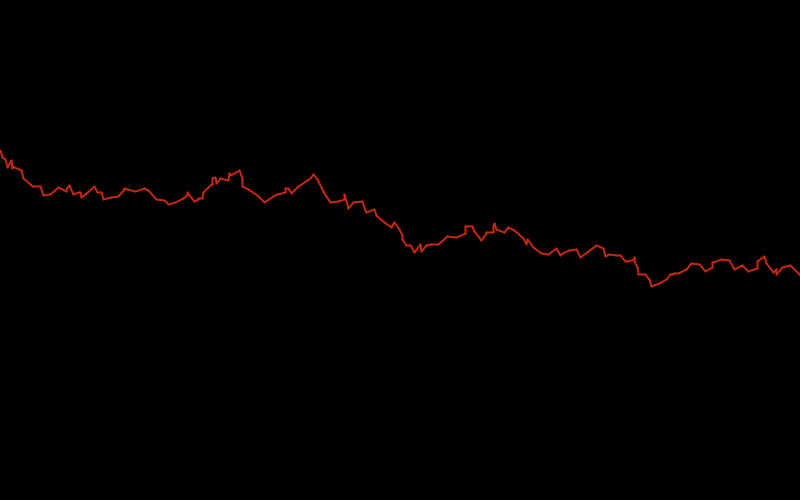
Frame 1 (no input)
Frame 60 (the mouse pressed at the canvas centre just before this capture): identical to frame 1, image omitted
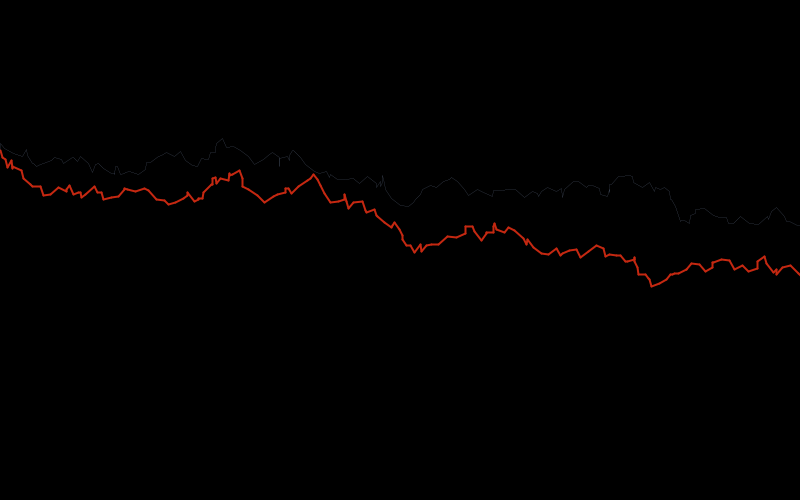
Frame 120 (the mouse held since frame 60 and released just before this capture)

The Processing sketch that drew these frames (run headless with seeded random() and noise(); from frame 60 on, the mouse is pressed at the canvas centre):

// Processing sketch: Lightning
// ── Lightning.pde
float startX = 0;
float startY = 150;
float endX = 0;
float endY = 150;


void setup(){
  size(800,500);
  background(0);
}

void draw(){
  strokeWeight((int)(Math.random() * 5));
  int a = (int)(Math.random() * 256);
  int b = (int)(Math.random() * 256);
  int c = (int)(Math.random() * 256);
  stroke(a, b, c);
  while(endX < 800){
    endX = startX + (int)(Math.random() * 10);
    endY = startY + (int)(Math.random() * 19 - 9);
    line(startX, startY, endX, endY);
    //line(endX, startX, startX, endY); //makes it wonky 
    startX = endX;
    startY = endY;
  }
}

void mousePressed(){
 startX = 0;
 startY = 150;
 endX = 0;
 endY = 150;
}
